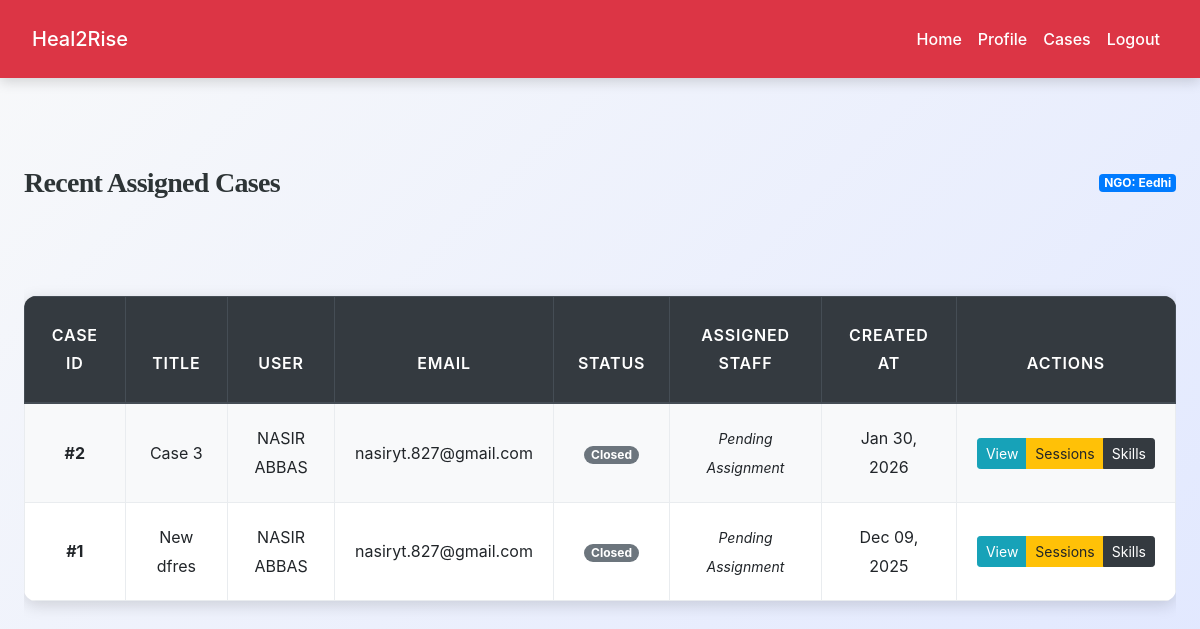
The app's page /ngo/view_cases.php (signed in), older data.
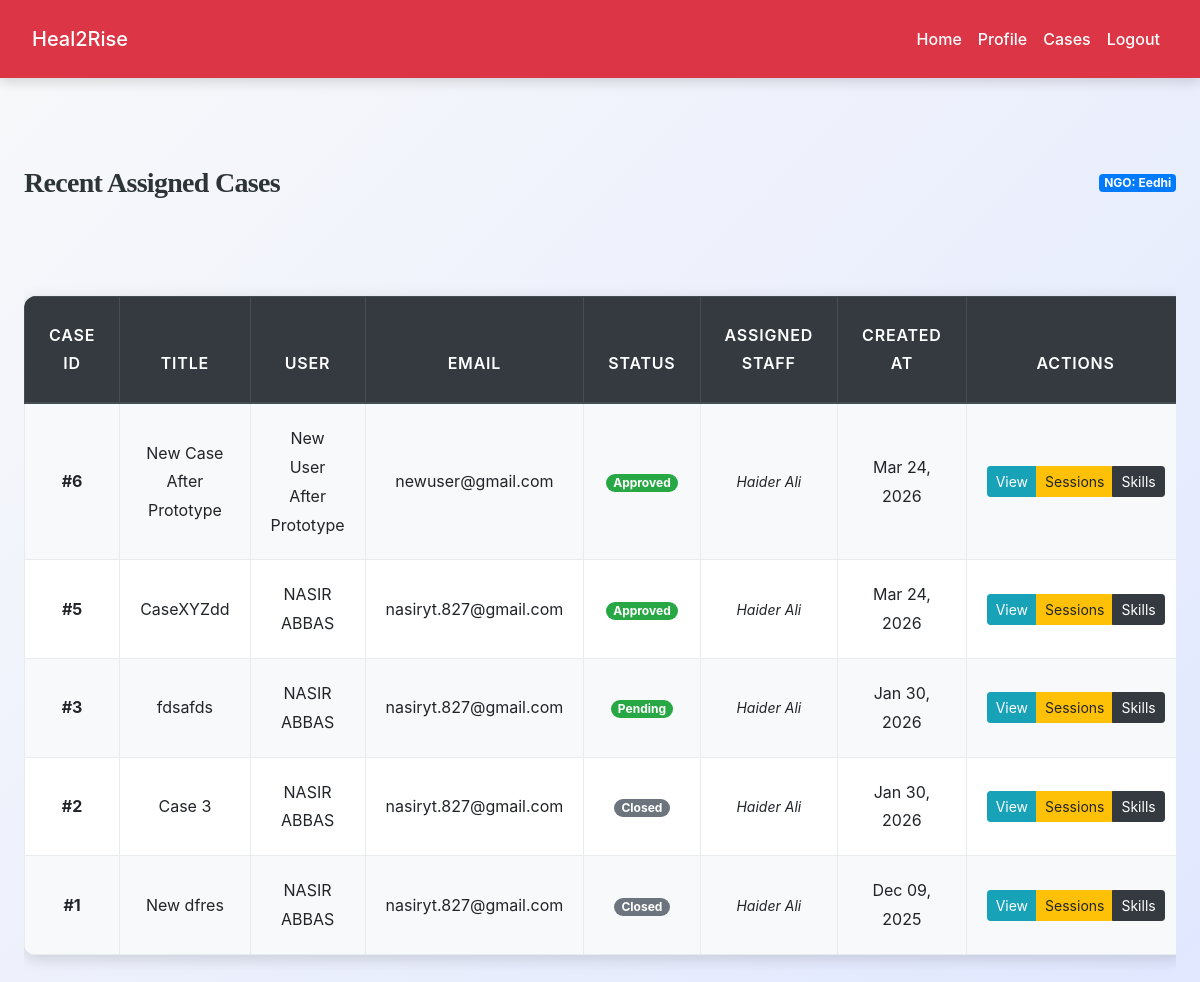
The same page, newer data.
### tables this page shows
CREATE TABLE `cases` (
  `id` int(11) NOT NULL,
  `case_title` varchar(255) NOT NULL,
  `description` text NOT NULL,
  `user_id` int(11) NOT NULL,
  `assigned_ngo_id` int(11) DEFAULT NULL,
  `assigned_staff_id` int(11) DEFAULT NULL,
  `status` enum('pending','approved','rejected','closed') NOT NULL DEFAULT 'pending',
  `problem_category` text DEFAULT NULL,
  `severity` varchar(50) DEFAULT NULL,
  `risk_level` varchar(50) DEFAULT NULL,
  `created_at` datetime DEFAULT current_timestamp(),
  `closed_at` datetime DEFAULT NULL
);

CREATE TABLE `users` (
  `id` int(11) NOT NULL,
  `name` varchar(255) DEFAULT NULL,
  `email` varchar(255) NOT NULL,
  `password` varchar(255) NOT NULL,
  `phone` varchar(50) DEFAULT NULL,
  `emergency_contact` varchar(255) DEFAULT NULL,
  `role` enum('user','counselor','psychiatrist') NOT NULL DEFAULT 'user',
  `gender` varchar(50) DEFAULT NULL,
  `age` int(11) DEFAULT NULL,
  `status` enum('active','pending','blocked') DEFAULT 'pending',
  `created_at` datetime DEFAULT current_timestamp()
);

CREATE TABLE `team_members` (
  `id` int(11) NOT NULL,
  `full_name` varchar(100) NOT NULL,
  `email` varchar(100) NOT NULL,
  `phone` varchar(20) DEFAULT NULL,
  `password_hash` varchar(255) NOT NULL,
  `designation` varchar(50) NOT NULL,
  `qualification` text DEFAULT NULL,
  `experience_years` int(11) DEFAULT 0,
  `status` enum('active','inactive') DEFAULT 'active',
  `created_at` datetime DEFAULT current_timestamp()
);

### ngo/view_cases.php (the view, shortened to what this page needs)
<?php
include('config.php');
$ngo_id = $_SESSION["id"];
$ngo_name = $_SESSION["name"];
$stmt = $conn->prepare("
    SELECT c.*,
           u.name AS user_name,
           u.email AS user_email,
           s.full_name AS assigned_staff
    FROM cases c
    JOIN users u ON c.user_id = u.id
    LEFT JOIN team_members s ON c.assigned_staff_id = s.id
    WHERE c.assigned_ngo_id = ?
    ORDER BY c.created_at DESC
");
$stmt->bind_param("i", $ngo_id);
$stmt->execute();
$result = $stmt->get_result();
?>
<!DOCTYPE html>
<html lang="en">
<head>
    <link rel="stylesheet" href="https://cdn.jsdelivr.net/npm/bootstrap@4.6.2/dist/css/bootstrap.min.css">
    <link rel="stylesheet" href="../css/style.css">
</head>
<body>
<?php include('navbar.php'); ?>
<div class="container py-5">
    <div class="d-flex justify-content-between align-items-center mb-4">
        <h3 class="">Recent Assigned Cases</h3>
        <span class="badge badge-primary">NGO: <?= htmlspecialchars($ngo_name) ?></span>
    </div>
    <?php if ($result->num_rows > 0): ?>
        <div class="table-responsive">
            <table class="table table-bordered table-hover">
                <thead class="thead-dark">
                    <tr>
                        <th>Case ID</th>
                        <th>Title</th>
                        <th>User</th>
                        <th>Email</th>
                        <th>Status</th>
                        <th>Assigned Staff</th>
                        <th>Created At</th>
                        <th class="text-center">Actions</th>
                    </tr>
                </thead>
                <tbody>
                <?php while ($case = $result->fetch_assoc()): ?>
                    <tr class="<?= $case['assigned_staff_id'] ? '' : 'table-warning' ?>">
                        <td><strong>#<?= $case['id'] ?></strong></td>
                        <td><?= htmlspecialchars($case['case_title']) ?></td>
                        <td><?= htmlspecialchars($case['user_name']) ?></td>
                        <td><?= htmlspecialchars($case['user_email']) ?></td>
                        <td>
                            <span class="badge badge-pill badge-<?= $case['status'] == 'closed' ? 'secondary' : 'success' ?>">
                                <?= ucfirst($case['status']) ?>
                            </span>
                        </td>
                        <td>
                            <i class="small"><?= $case['assigned_staff'] ?? 'Pending Assignment' ?></i>
                        </td>
                        <td><?= date('M d, Y', strtotime($case['created_at'])) ?></td>
                        <td class="text-center">
                            <div class="btn-group" role="group">
                                <a href="view_case_details.php?id=<?= $case['id'] ?>" class="btn btn-sm btn-info">View</a>
                                <a href="counseling_sessions.php?case_id=<?= $case['id'] ?>" class="btn btn-sm btn-warning">Sessions</a>
                                <a href="skills_progress.php?case_id=<?= $case['id'] ?>" class="btn btn-sm btn-dark">Skills</a>
                            </div>
                        </td>
                    </tr>
                <?php endwhile; ?>
                </tbody>
            </table>
        </div>
    <?php else: ?>
        <div class="card p-5 text-center shadow-sm">
            <p class="lead mb-0 text-muted">No cases have been assigned to your NGO yet.</p>
        </div>
    <?php endif; ?>
</div>
</body>
</html>

Row changes from the older to the newer data that the page shows:
added cases: id "6", case_title "New Case After Prototype", user.name "New User After Prototype", user.email "newuser@gmail.com", status "Approved", team_members.full_name "Haider Ali", created_at "Mar 24, 2026"
added cases: id "5", case_title "CaseXYZdd", user.name "NASIR ABBAS", user.email "nasiryt.827@gmail.com", status "Approved", team_members.full_name "Haider Ali", created_at "Mar 24, 2026"
added cases: id "3", case_title "fdsafds", user.name "NASIR ABBAS", user.email "nasiryt.827@gmail.com", status "Pending", team_members.full_name "Haider Ali", created_at "Jan 30, 2026"
changed cases "Case 3": team_members.full_name "Pending Assignment" → "Haider Ali"
computed for cases "New dfres": team_members.full_name "Pending Assignment" → "Haider Ali"
